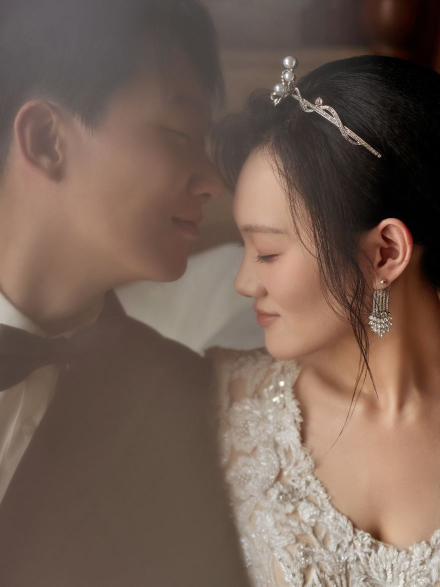
#> input picture vertical/assets/img/book-03.jpg, 880 x 1173 px, given in place of DQ6A0857.jpg, which was not available (shown at 1/2 size)
$ python make_assets.py
#> lines starting #> are read from the running program, lines starting #| are printed output that depends on the picture
# -*- coding: utf-8 -*-
r"""
竖屏版请柬 · 资源生成（迪士尼童话升级版）
源：D:\BaiduNetdiskDownload\精修 -二次
出：vertical/assets/img/

版式需求：
  hero-castle   0.62 竖  —— 首页城堡主视觉（视差 + 缓慢缩放）
                          源图为 6000x4000 横构图，必须裁到「城堡中段」这一竖条：
                          取景窗左边界固定在 46% 处，正好把原图左侧被切到的新人排除在画面外
  chapter-1..3  1.90 横  —— 三章叙事页的低透明度氛围底图
  book-01..12   0.75 竖  —— 3D 翻书相册内页（3:4，跨页不裁人）
  finale        0.62 竖  —— 结尾合照背景（取景窗中心对准两人，人像居画面正中）
  invite        1.50 横  —— 诚邀赴宴页底部照片带（原图不裁，两人同框）
"""
import os
from PIL import Image, ImageOps

SRC = r"D:\BaiduNetdiskDownload\精修 -二次"
OUT = r"C:\Users\Stone\WorkBuddy\小八\wedding-invitation\vertical\assets\img"

# (输出文件, 源文件, 比例, 横向锚点, 纵向锚点, 说明)
PICKS = [
    # 首页城堡主视觉：竖条取景，castle 居中，不含人物
    ("hero-castle.jpg", "DQ6A0857.jpg", 0.62, 0.784, 0.50, "城堡竖条取景（无人）"),

    # 三章氛围底图
    ("chapter-1.jpg", "DQ6A0777.jpg", 1.90, 0.50, 0.46, "相识 · 室内古堡暖金"),
    ("chapter-2.jpg", "DQ6A1003.jpg", 1.90, 0.50, 0.46, "相恋 · 石墙双人"),
    ("chapter-3.jpg", "DQ6A1040.jpg", 1.90, 0.50, 0.46, "携手 · 海边同行"),

    # 相册 12 内页（3:4）
    ("book-01.jpg",  "DQ6A0777.jpg", 0.75, 0.50, 0.45, "室内沙发双人"),
    ("book-02.jpg",  "DQ6A0753.jpg", 0.75, 0.52, 0.44, "古堡厅内双人"),
    ("book-03.jpg",  "DQ6A0779.jpg", 0.75, 0.50, 0.33, "贴脸近景"),
    ("book-04.jpg",  "DQ6A1003.jpg", 0.75, 0.50, 0.46, "石墙前双人"),
    ("book-05.jpg",  "DQ6A0998.jpg", 0.75, 0.50, 0.42, "拱门双人"),
    ("book-06.jpg",  "DQ6A0897.jpg", 0.75, 0.50, 0.46, "金厅栏杆双人"),
    ("book-07.jpg",  "DQ6A1040.jpg", 0.75, 0.50, 0.46, "海边牵手散步"),
    ("book-08.jpg",  "DQ6A1046.jpg", 0.75, 0.50, 0.42, "海边双人晴日"),
    ("book-09.jpg",  "DQ6A1187.jpg", 0.75, 0.50, 0.44, "礁石日落双人"),
    ("book-10.jpg",  "DQ6A0851.jpg", 0.75, 0.50, 0.44, "城堡台阶"),
    ("book-11.jpg",  "DQ6A1024.jpg", 0.75, 0.50, 0.42, "城堡前近景"),
    ("book-12.jpg",  "DQ6A1201.jpg", 0.75, 0.50, 0.44, "礁石日落仙女棒"),

    # 结尾合照背景：取景窗横移，让两人正好落在竖屏画面正中
    ("finale.jpg", "DQ6A1222.jpg", 0.62, 0.619, 0.50, "礁石仙女棒蓝调 · 人像居中"),

    # 诚邀赴宴页底部照片带：原图 3:2 不裁，两人同框
    ("invite.jpg", "DQ6A1016.jpg", 1.50, 0.50, 0.50, "城堡前牵手 · 原图全幅"),
]

MAXW = {0.62: 1080, 0.72: 1080, 1.90: 1200, 0.75: 880, 1.50: 1400}

os.makedirs(OUT, exist_ok=True)
total = 0
for dst, src, ratio, ax, ay, note in PICKS:
    im = ImageOps.exif_transpose(Image.open(os.path.join(SRC, src))).convert("RGB")
#> im is the input picture: PIL image 880x1173 RGB; mean R, G, B 115.8, 95.1, 83.5
    w = MAXW[ratio]
    size = (w, round(w / ratio))
    out = ImageOps.fit(im, size, Image.LANCZOS, centering=(ax, ay))
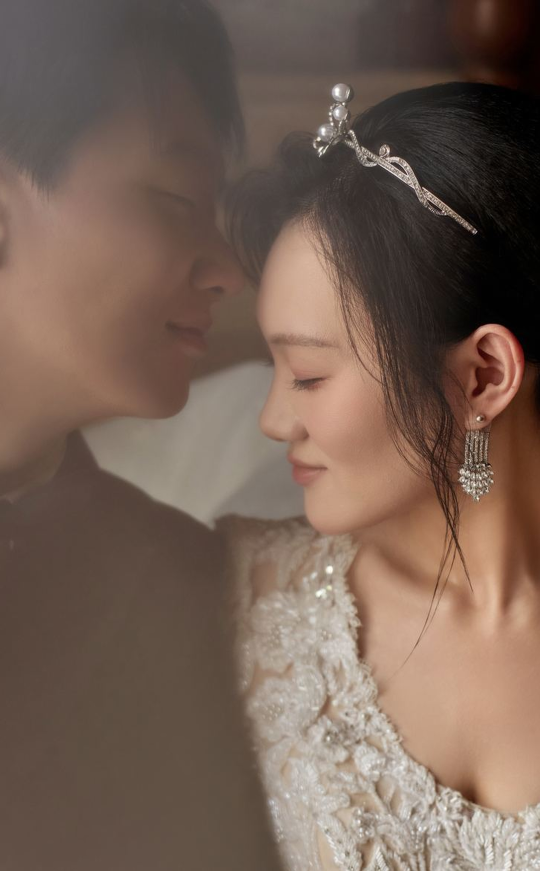
#> out: PIL image 1080x1742 RGB (shown at 1/2 size); mean R, G, B 117.6, 96.8, 84.8
    p = os.path.join(OUT, dst)
    out.save(p, "JPEG", quality=78, optimize=True, progressive=True)
    kb = os.path.getsize(p) / 1024
    total += kb
    print(f"{dst:18s} {size[0]}x{size[1]:5d}  {kb:6.0f} KB   {note}")
#> pass 2 of the loop `for dst, src, ratio, ax, ay, note in PICKS:`:
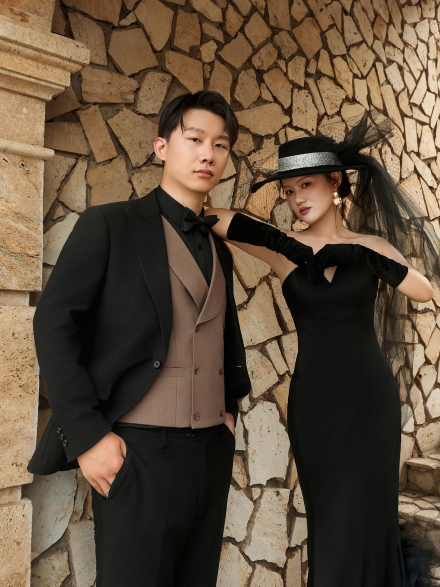
#> input picture vertical/assets/img/book-04.jpg, 880 x 1173 px, given in place of DQ6A0777.jpg, which was not available (shown at 1/2 size)
#> im is the input picture: PIL image 880x1173 RGB; mean R, G, B 96.2, 78.6, 60.5
#> `out = ImageOps.fit(im, size, Image.LANCZOS, centering=(ax, ay))`:
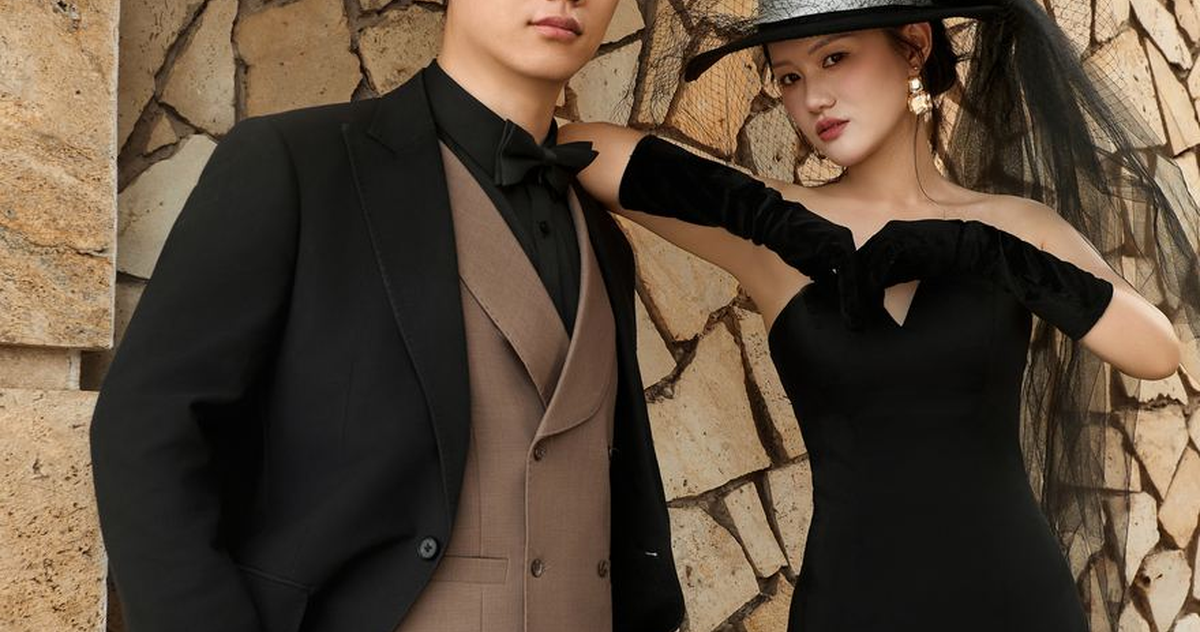
#> out: PIL image 1200x632 RGB; mean R, G, B 89, 73.1, 57.1
#> (the run stopped early here; a loop or call above may not have finished)
